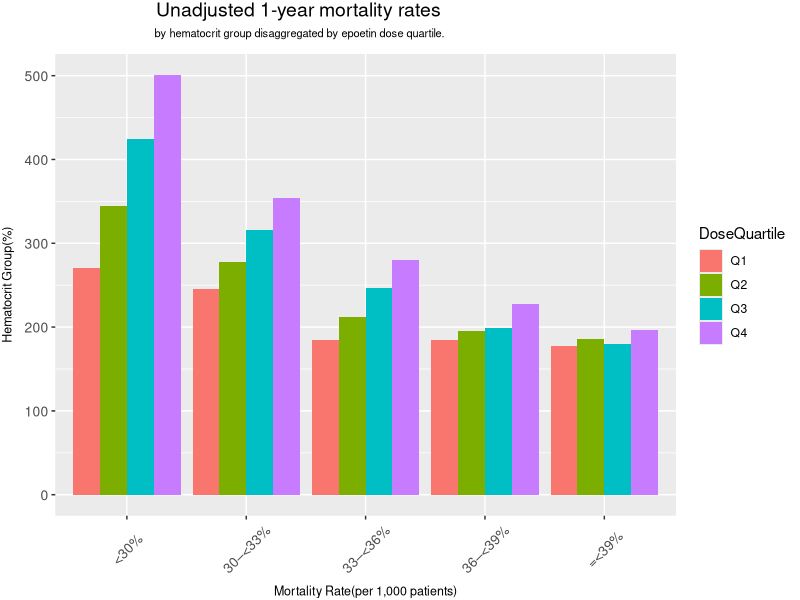

This chart was generated by the following R code:
## ---- chunk 1
library("tidyr")
library("dplyr")
library("ggplot2")
## ---- chunk 2
hematocrit_levels = c("<30%", "30–<33%", "33–<36%", "36–<39%", "=<39%")
mortality_data <- data.frame(
  Hematocrit = rep(hematocrit_levels, times = 4),
  Mortality = c(
    271,245,185,184,177,  # Q1
    344,278,212,195,186,  # Q2
    425,316,247,199,180,  # Q3
    501,354,280,227,196   # Q4
  ),
  DoseQuartile = rep(c("Q1", "Q2", "Q3", "Q4"), each = length(hematocrit_levels))
)
## ---- chunk 3
ggplot(data = mortality_data, aes(x=Hematocrit,y=Mortality))+
  geom_bar(stat="identity", aes(fill=DoseQuartile), position='dodge')+
  scale_x_discrete(limits = hematocrit_levels)+
    labs(title="Unadjusted 1-year mortality rates", 
       subtitle="by hematocrit group disaggregated by epoetin dose quartile.",
       x="Mortality Rate(per 1,000 patients)", 
       y="Hematocrit Group(%)"
       )+ 
  theme(
  plot.title = element_text(hjust=0.3, vjust=2,size = 14),
  plot.subtitle = element_text(hjust=0.3, vjust=3,size = 8),
  axis.title.x = element_text(vjust = -1,size = 9),
  axis.title.y = element_text(vjust = 3,size = 9),
  axis.text.x = element_text(angle = 45,  vjust = 0.5, hjust = 0.5, size = 10),
  axis.text.y = element_text(size = 10)
)
